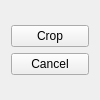
<?xml version="1.0" encoding="UTF-8"?>
<ui version="4.0">
 <class>Panel</class>
 <widget class="QWidget" name="Panel">
  <property name="geometry">
   <rect>
    <x>0</x>
    <y>0</y>
    <width>100</width>
    <height>100</height>
   </rect>
  </property>
  <property name="minimumSize">
   <size>
    <width>100</width>
    <height>100</height>
   </size>
  </property>
  <property name="maximumSize">
   <size>
    <width>100</width>
    <height>100</height>
   </size>
  </property>
  <property name="windowTitle">
   <string>Form</string>
  </property>
  <layout class="QVBoxLayout" name="verticalLayout_2">
   <item>
    <layout class="QVBoxLayout" name="verticalLayout">
     <item>
      <widget class="QPushButton" name="CropButton">
       <property name="text">
        <string>Crop</string>
       </property>
      </widget>
     </item>
     <item>
      <widget class="QPushButton" name="CancelButton">
       <property name="text">
        <string>Cancel</string>
       </property>
      </widget>
     </item>
    </layout>
   </item>
  </layout>
 </widget>
 <resources/>
 <connections/>
</ui>
